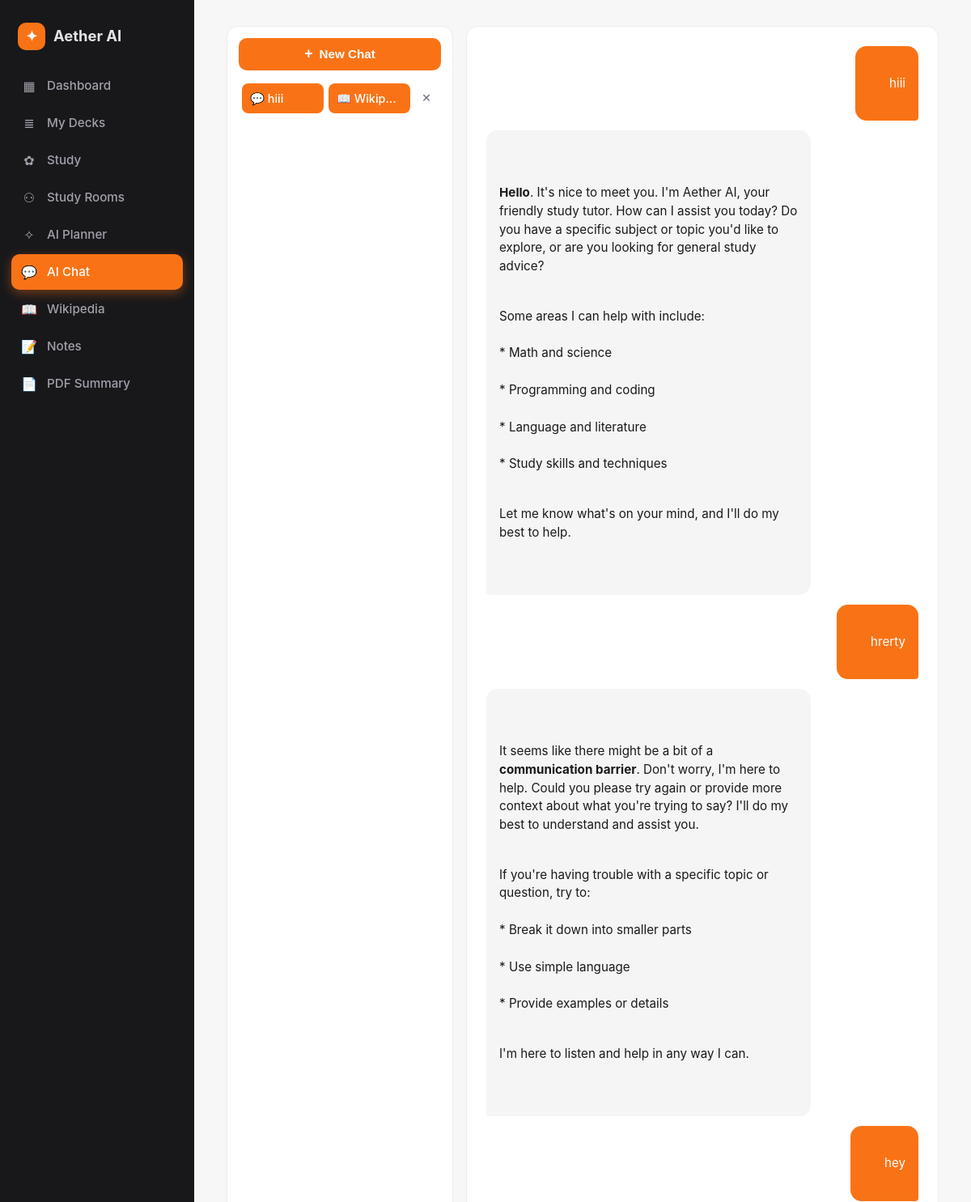
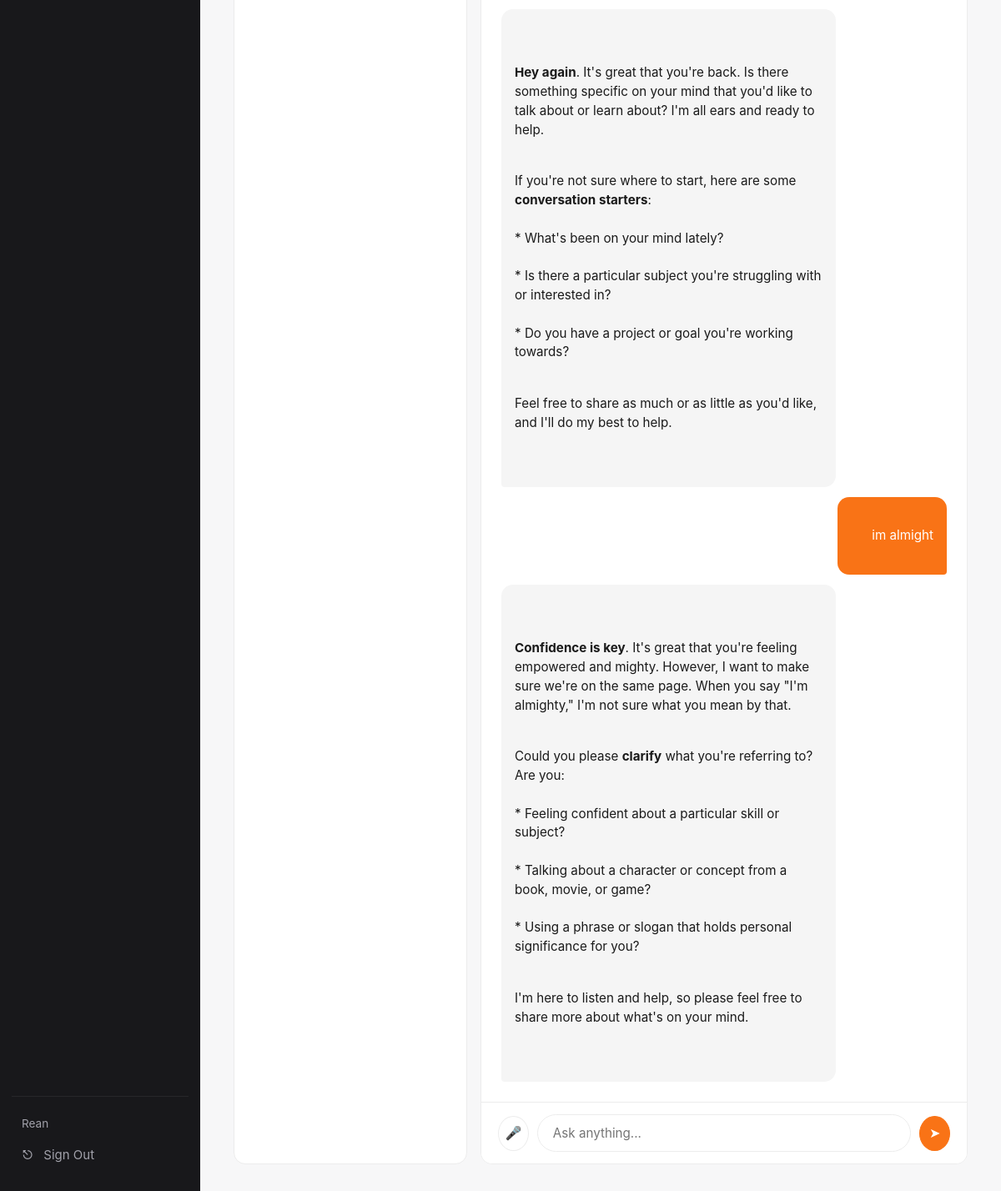
The app's page /chat/ (signed in), older data (2 pictures, top to bottom).
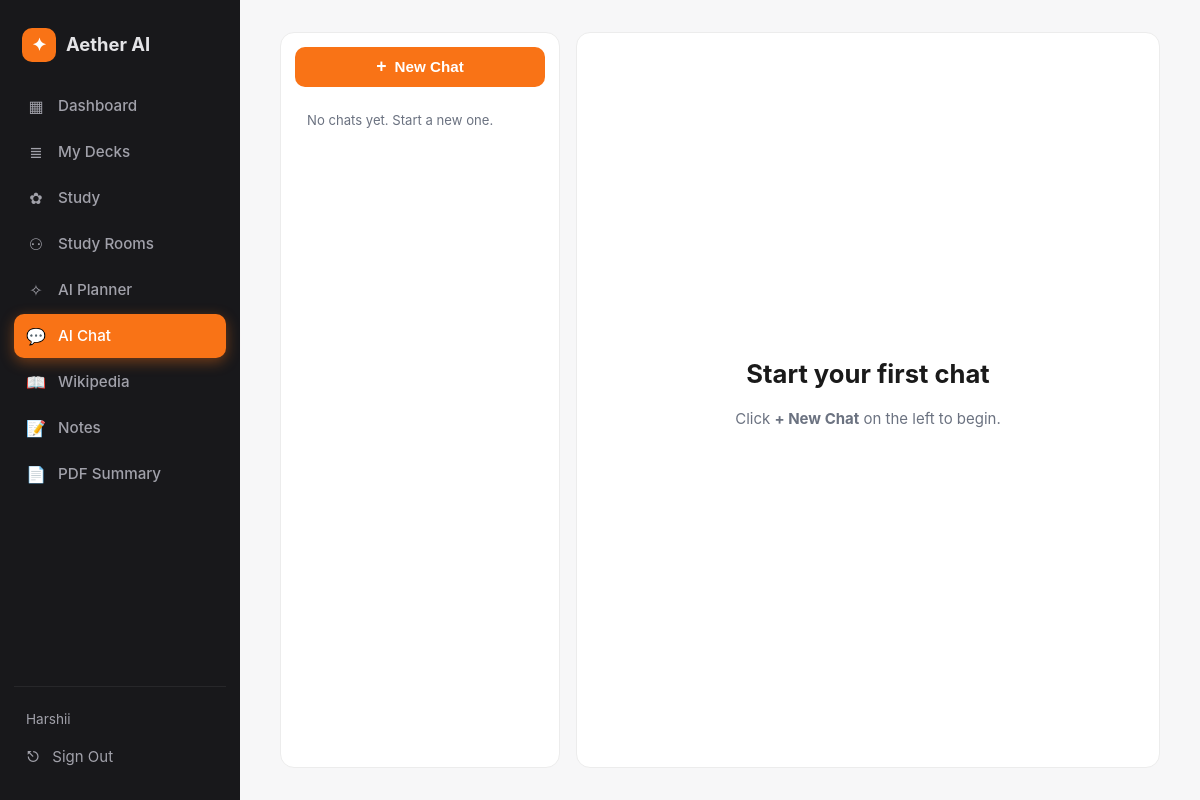
The same page, newer data.
### app/models.py (models this page shows, shortened)
class User(UserMixin, db.Model):
    __tablename__ = "users"
    id = db.Column(db.Integer, primary_key=True)
    email = db.Column(db.String(120), unique=True, nullable=False)
    name = db.Column(db.String(80), nullable=False, default="Learner")
    password_hash = db.Column(db.String(256), nullable=False)
    created_at = db.Column(db.DateTime, default=datetime.utcnow)
    notes = db.relationship("Note", backref="user", cascade="all,delete", lazy=True)
    decks = db.relationship("Deck", backref="user", cascade="all,delete", lazy=True)
    quizzes = db.relationship("Quiz", backref="user", cascade="all,delete", lazy=True)
    sessions = db.relationship("ChatSession", backref="user", cascade="all,delete", lazy=True)
    plans = db.relationship("StudyPlan", backref="user", cascade="all,delete", lazy=True)
    rooms = db.relationship("StudyRoom", backref="user", cascade="all,delete", lazy=True)
    activities = db.relationship("StudyActivity", backref="user", cascade="all,delete", lazy=True)

class ChatSession(db.Model):
    __tablename__ = "chat_sessions"
    id = db.Column(db.Integer, primary_key=True)
    user_id = db.Column(db.Integer, db.ForeignKey("users.id"), nullable=False)
    title = db.Column(db.String(200), nullable=False, default="New chat")
    created_at = db.Column(db.DateTime, default=datetime.utcnow)
    messages = db.relationship("ChatMessage", backref="session",
                               cascade="all,delete", lazy=True,
                               order_by="ChatMessage.created_at")

class ChatMessage(db.Model):
    __tablename__ = "chat_messages"
    id = db.Column(db.Integer, primary_key=True)
    session_id = db.Column(db.Integer, db.ForeignKey("chat_sessions.id"), nullable=False)
    role = db.Column(db.String(20), nullable=False)
    content = db.Column(db.Text, nullable=False)
    created_at = db.Column(db.DateTime, default=datetime.utcnow)

### app/routes/chat.py (the view)
@chat_bp.route("/")
@login_required
def index():
    sessions = (ChatSession.query.filter_by(user_id=current_user.id)
                .order_by(ChatSession.created_at.desc()).all())
    current = None
    sid = request.args.get("s", type=int)
    if sid:
        current = ChatSession.query.get_or_404(sid)
        if current.user_id != current_user.id:
            abort(403)
    elif sessions:
        current = sessions[0]
    return render_template("chat.html", sessions=sessions, current=current)

### app/templates/chat.html (shortened to what this page needs)
{% extends "base.html" %}
{% block content %}
<div class="chat-layout">
  <aside class="chat-side">
    <form method="POST" action="{{ url_for('chat.new_session') }}">
      <button class="btn btn-full"><span class="plus">+</span> New Chat</button>
    </form>
    <ul class="chat-list">
      {% for s in sessions %}
        <li class="{% if current and s.id == current.id %}active{% endif %}">
          <a href="{{ url_for('chat.index', s=s.id) }}">
            <span class="ico">💬</span> {{ s.title }}
          </a>
                <a href="{{ url_for('wikipedia.index') }}"
         class="{% if request.blueprint == 'wikipedia' %}active{% endif %}">
        <span class="ico">📖</span> Wikipedia
      </a>
          <form method="POST" action="{{ url_for('chat.delete', session_id=s.id) }}"
                onsubmit="return confirm('Delete this chat?')" class="del-form">
            <button title="Delete">✕</button>
          </form>
        </li>
      {% endfor %}
      {% if not sessions %}
        <li class="muted small empty">No chats yet. Start a new one.</li>
      {% endif %}
    </ul>
  </aside>
  <section class="chat-main">
    <div id="chat-window" class="chat-window"
         data-session-id="{{ current.id if current else '' }}">
      {% if current %}
  {% for m in current.messages %}
    <div class="msg msg-{{ m.role }}">
      {% if m.role == 'assistant' %}{{ m.content|md }}{% else %}{{ m.content }}{% endif %}
    </div>
  {% endfor %}
      {% else %}
        <div class="empty-chat">
          <h2>Start your first chat</h2>
          <p class="muted">Click <strong>+ New Chat</strong> on the left to begin.</p>
        </div>
      {% endif %}
    </div>
    {% if current %}
      <form id="chat-form" class="chat-form">
        <button type="button" class="mic">🎤</button>
        <input id="chat-input" class="input" placeholder="Ask anything..." autocomplete="off" required>
        <button class="send" title="Send">➤</button>
      </form>
    {% endif %}
  </section>
</div>
{% endblock %}

### app/templates/base.html (shortened to what this page needs)
<!DOCTYPE html>
<html lang="en">
<head>
  <link rel="stylesheet" href="{{ url_for('static', filename='css/styles.css') }}">
</head>
<body class="{% if current_user.is_authenticated %}has-sidebar{% endif %}">
{% if current_user.is_authenticated %}
  <aside class="sidebar" id="sidebar">
    <a class="brand" href="{{ url_for('dashboard.index') }}">
      <span class="brand-logo">✦</span>
      <span class="brand-name">{{ BRAND }}</span>
    </a>
    <nav class="side-nav">
      <a href="{{ url_for('dashboard.index') }}"
         class="{% if request.endpoint == 'dashboard.index' %}active{% endif %}">
        <span class="ico">▦</span> Dashboard
      </a>
      <a href="{{ url_for('flashcards.index') }}"
         class="{% if request.blueprint == 'flashcards' %}active{% endif %}">
        <span class="ico">≣</span> My Decks
      </a>
      <a href="{{ url_for('quizzes.index') }}"
         class="{% if request.blueprint == 'quizzes' %}active{% endif %}">
        <span class="ico">✿</span> Study
      </a>
      <a href="{{ url_for('rooms.index') }}"
         class="{% if request.blueprint == 'rooms' %}active{% endif %}">
        <span class="ico">⚇</span> Study Rooms
      </a>
      <a href="{{ url_for('planner.index') }}"
         class="{% if request.blueprint == 'planner' %}active{% endif %}">
        <span class="ico">✧</span> AI Planner
      </a>
      <a href="{{ url_for('chat.index') }}"
         class="{% if request.blueprint == 'chat' %}active{% endif %}">
        <span class="ico">💬</span> AI Chat
      </a>
      <a href="{{ url_for('wikipedia.index') }}"
         class="{% if request.blueprint == 'wikipedia' %}active{% endif %}">
        <span class="ico">📖</span> Wikipedia
      </a>
      <a href="{{ url_for('notes.index') }}"
         class="{% if request.blueprint == 'notes' %}active{% endif %}">
        <span class="ico">📝</span> Notes
      </a>
      <a href="{{ url_for('pdf.index') }}"
         class="{% if request.blueprint == 'pdf' %}active{% endif %}">
        <span class="ico">📄</span> PDF Summary
      </a>
    </nav>
    <div class="side-bottom">
      <div class="user-line">{{ current_user.name }}</div>
      <a class="side-logout" href="{{ url_for('auth.logout') }}">
        <span class="ico">⎋</span> Sign Out
      </a>
    </div>
  </aside>
{% endif %}
<main class="{% if current_user.is_authenticated %}content{% else %}container{% endif %}">
  {% block content %}{% endblock %}
</main>
</body>
</html>

### app/static/css/styles.css (style rules this page uses)
:root { --bg: #f7f7f8; --surface: #ffffff; --text: #1a1a1a; --muted: #6b7280; --border: #ececec; --accent: #f97316; --accent-soft: #ffedd5; --accent-dark: #ea580c; --good: #10b981; --bad: #ef4444; --sidebar: #18181b; --sidebar-soft: #27272a; --sidebar-text: #e4e4e7; --sidebar-muted: #a1a1aa; --shadow: 0 1px 2px rgba(0,0,0,0.05), 0 4px 12px rgba(0,0,0,0.04); --radius: 14px; }
* { box-sizing: border-box; }
html, body { margin: 0; padding: 0; }
body { font-family: -apple-system, "Segoe UI", Roboto, "Helvetica Neue", sans-serif; background: var(--bg); color: var(--text); min-height: 100vh; font-size: 15px; line-height: 1.5; }
a { color: var(--accent-dark); text-decoration: none; }
h2 { font-size: 1.25rem; margin: 0 0 12px; }
.muted { color: var(--muted); }
.small { font-size: 0.85rem; }
body.has-sidebar { display: flex; min-height: 100vh; }
.sidebar { width: 240px; background: var(--sidebar); color: var(--sidebar-text); display: flex; flex-direction: column; padding: 22px 14px; position: sticky; top: 0; height: 100vh; }
.brand { display: flex; align-items: center; gap: 10px; padding: 6px 8px 22px; font-weight: 700; font-size: 1.15rem; color: var(--sidebar-text); text-decoration: none; }
.brand-logo { display: inline-flex; align-items: center; justify-content: center; width: 34px; height: 34px; border-radius: 10px; background: var(--accent); color: white; font-size: 1.1rem; font-weight: 700; }
.side-nav { display: flex; flex-direction: column; gap: 2px; }
.side-nav a { display: flex; align-items: center; gap: 12px; padding: 10px 12px; border-radius: 10px; color: var(--sidebar-muted); text-decoration: none; font-weight: 500; font-size: 0.95rem; }
.side-nav a.active { background: var(--accent); color: white; box-shadow: 0 4px 14px rgba(249,115,22,0.4); }
.side-nav .ico { display: inline-flex; align-items: center; justify-content: center; width: 20px; font-size: 1rem; }
.side-bottom { margin-top: auto; padding-top: 16px; border-top: 1px solid var(--sidebar-soft); }
.user-line { color: var(--sidebar-muted); padding: 6px 12px; font-size: 0.85rem; }
.side-logout { display: flex; align-items: center; gap: 12px; padding: 10px 12px; border-radius: 10px; color: var(--sidebar-muted); text-decoration: none; }
.content { flex: 1; padding: 32px 40px; max-width: calc(100vw - 240px); overflow-x: hidden; }
.btn, .btn-lg, .btn-outline { display: inline-flex; align-items: center; justify-content: center; gap: 8px; padding: 10px 18px; border-radius: 10px; font-weight: 600; font-size: 0.95rem; cursor: pointer; border: 1px solid transparent; background: var(--accent); color: white; text-decoration: none; transition: all 0.15s; }
.btn-full { width: 100%; }
.small { font-size: 0.82rem; padding: 6px 12px; }
.plus { font-size: 1.1rem; line-height: 1; }
.chat-layout { display: grid; grid-template-columns: 280px 1fr; gap: 16px; height: calc(100vh - 64px); }
.chat-side { background: var(--surface); border: 1px solid var(--border); border-radius: var(--radius); padding: 14px; display: flex; flex-direction: column; gap: 12px; overflow: hidden; }
.chat-list { list-style: none; padding: 0; margin: 0; overflow-y: auto; flex: 1; }
.chat-list li { display: flex; align-items: center; gap: 6px; padding: 4px; border-radius: 10px; margin-bottom: 4px; }
.chat-list .empty { padding: 12px; }
.chat-main { background: var(--surface); border: 1px solid var(--border); border-radius: var(--radius); display: flex; flex-direction: column; overflow: hidden; }
.chat-window { flex: 1; padding: 24px; overflow-y: auto; display: flex; flex-direction: column; gap: 12px; }
.empty-chat { margin: auto; text-align: center; padding: 40px; }
.empty-chat h2 { font-size: 1.6rem; margin-bottom: 8px; }

Row changes from the older to the newer data that the page shows:
removed ChatSession: title "hiii"
removed ChatMessage: content "hiii", role "user" (drawn)
removed ChatMessage: content|md "Hello . It's nice to meet you. I'm Aether AI, your friendly study tutor. How can I assist you today? Do you have a specific subject or topic you'd like to explore, or are you looking for general study advice? Some areas I can help with include: * Math and science * Programming and coding * Language and literature * Study skills and techniques Let me know what's on your mind, and I'll do my best to help.", role "assistant" (drawn)
removed ChatMessage: content "hrerty", role "user" (drawn)
removed ChatMessage: content|md "It seems like there might be a bit of a communication barrier . Don't worry, I'm here to help. Could you please try again or provide more context about what you're trying to say? I'll do my best to understand and assist you. If you're having trouble with a specific topic or question, try to: * Break it down into smaller parts * Use simple language * Provide examples or details I'm here to listen and help in any way I can.", role "assistant" (drawn)
removed ChatMessage: content "hey", role "user" (drawn)
removed ChatMessage: content|md "Hey again . It's great that you're back. Is there something specific on your mind that you'd like to talk about or learn about? I'm all ears and ready to help. If you're not sure where to start, here are some conversation starters : * What's been on your mind lately? * Is there a particular subject you're struggling with or interested in? * Do you have a project or goal you're working towards? Feel free to share as much or as little as you'd like, and I'll do my best to help.", role "assistant" (drawn)
removed ChatMessage: content "im almight", role "user" (drawn)
removed ChatMessage: content|md "Confidence is key . It's great that you're feeling empowered and mighty. However, I want to make sure we're on the same page. When you say \"I'm almighty,\" I'm not sure what you mean by that. Could you please clarify what you're referring to? Are you: * Feeling confident about a particular skill or subject? * Talking about a character or concept from a book, movie, or game? * Using a phrase or slogan that holds personal significance for you? I'm here to listen and help, so please feel free to share more about what's on your mind.", role "assistant" (drawn)
changed User: name "Rean" → "Harshii"
Text that changed along with them:
text now shown: "No chats yet. Start a new one. Start your first chat Click + New Chat on the left to begin."
